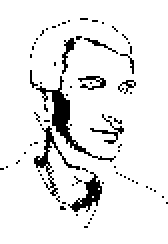
%> input picture 程序与代码/160108_Snake方法比较/参数活动轮廓模型（snake模型）/GVF Snake ( 含GVF Snake, Balloon Snake, 原始Snake)/images/Milan-test.pgm, 84 x 122 px (shown 2 times larger)
$ octave --eval "result = GVF_Snake(imread('images/Milan-test.pgm'));"   (GNU Octave 9; MATLAB toolbox functions it lacks are replaced by stand-ins)
%> lines starting %> are read from the running program, lines starting %| are printed output that depends on the picture; in (x1, y1, x2, y2) boxes, pixels count from 0 and x2, y2 are one past the last pixel; in counts of white or black regions, pixels touching at a corner belong together; the program's own positions count from 1
### 程序与代码/160108_Snake方法比较/参数活动轮廓模型（snake模型）/GVF Snake ( 含GVF Snake, Balloon Snake, 原始Snake)/snake/GVF.m
function [u,v] = GVF(f, mu, ITER)
%GVF Compute gradient vector flow.
%   [u,v] = GVF(f, mu, ITER) computes the
%   GVF of an edge map f.  mu is the GVF regularization coefficient
%   and ITER is the number of iterations that will be computed.

%   Chenyang Xu and Jerry L. Prince 6/17/97
%   Copyright (c) 1996-97 by Chenyang Xu and Jerry L. Prince
%   Image Analysis and Communications Lab, Johns Hopkins University

[fx,fy] = gradient(f); % Calculate the gradient of the edge map
u = fx; v = fy; % Initialize GVF to the gradient
SqrMagf = fx.*fx + fy.*fy; % Squared magnitude of the gradient field

% Iteratively solve for the GVF u,v
for i=1:ITER,
  u = u + mu*4*del2(u) - SqrMagf.*(u-fx);
  v = v + mu*4*del2(v) - SqrMagf.*(v-fy);
  fprintf(1, '%3d', i);
  if (rem(i,20) == 0)
     fprintf(1, '\n');
  end
end
fprintf(1, '\n');

### 程序与代码/160108_Snake方法比较/参数活动轮廓模型（snake模型）/GVF Snake ( 含GVF Snake, Balloon Snake, 原始Snake)/GVF_Snake.m
function [x,y] = GVF_Snake(I)
% This procedure implements gradient vector field based snake algorithm

close all;


% Get image dimensions
[ImRow ImCol ColorNum] = size(I);
%> ImRow = 122; ImCol = 84; ColorNum = 1

% Covert color image to gray image
if( ColorNum > 1 )
    I = rgb2gray(I);
end
I=double(I);
%> I: size 122x84 double; 91.7% white; 77 black regions (69 under 20 px), largest, box (x1, y1, x2, y2) and area: (18, 38, 58, 81) 247, (17, 63, 40, 98) 137, (34, 86, 51, 106) 126

% Compute its edge map
disp(' Compute edge map ...');
[X Y] = meshgrid(-2:1:2, -2:1:2);
Z = exp(-(X.^2 + Y.^2)/2);
G = Z/sum(sum(Z));

E = conv2(double(I), G, 'valid');
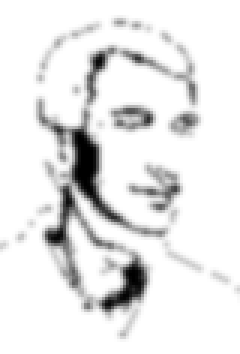
%> E: size 118x80 double (shown 3 times larger); min 0, max 255, mean 232.1; drawn with min black and max white
E = abs(del2(E));
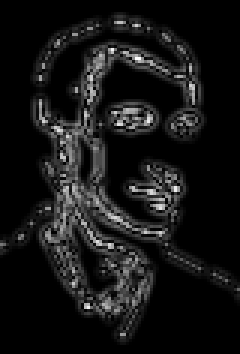
%> E: size 118x80 double (shown 3 times larger); min 0, max 34.07, mean 2.9; drawn with min black and max white
Emin = min(min(E));
%> Emin = 0
Emax = max(max(E));
%> Emax = 34.07
E = (E - Emin)/(Emax - Emin + 1e-5) * 255;
figure, imagesc(I);
%> after `imagesc(I)`:
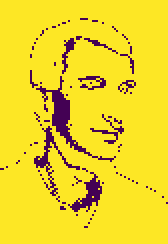
%> displayed picture: size 122x84x3, on the screen's scale of 0 to 255 (shown 2 times larger); mean R, G, B 237.7, 211.9, 40.9

%f = edge(I, 'canny', [0, 0.05]);
f=logical(I);
% Compute the GVF of the edge map f
disp(' Compute GVF ...');
[u,v] = GVF(f, 0.2, 80);
%> the run ends on the next line
disp(' Nomalizing the GVF external force ...');
mag = sqrt(u.*u+v.*v);
px = u./(mag+1e-10); py = v./(mag+1e-10);

% Display the results
figure;
colormap(gray);
subplot(221); imagesc(E); title('test image');
subplot(222); imagesc(f); title('edge map');

% Display the gradient of the edge map
[fx,fy] = gradient(f);
subplot(223); quiver(fx,fy);
axis off; axis equal; axis 'ij';     % fix the axis
title('edge map gradient');

% Display the GVF
subplot(224); quiver(px,py);
axis off; axis equal; axis 'ij';     % fix the axis
title('normalized GVF field');

% Snake deformation
subplot(221);
image(((1-f)+1)*40);
axis('square', 'off');

% x = [3:1:(Width - 2), ones(1, Height - 4) * (Width - 1), (Width - 2):-1:3, ones(1, Height - 4) * 2];
% y = [2 * ones(1, Width - 4), 3:1:(Height - 2), ones(1, Width - 4) * (Height - 2), (Height - 2):-1:3];
[x, y] = snakeinit(1);

[x,y] = snakeinterp(x,y,3,1); % this is for student version
% for professional version, use
%   [x,y] = snakeinterp(x,y,2,0.5);

snakedisp(x,y,'r')
pause(1);

for i=1:8,
[x,y] = snakedeform(x,y,0.05,0,1,0.6,px,py,5);
[x,y] = snakeinterp(x,y,2,0.5);

snakedisp(x,y,'r')
title(['Deformation in progress,  iter = ' num2str(i*5)])
pause(0.5);
end

cla;
colormap(gray(64)); image(((1-f)+1)*40); axis('square', 'off');
snakedisp(x,y,'r')
title(['Final result,  iter = ' num2str(i*5)]);
